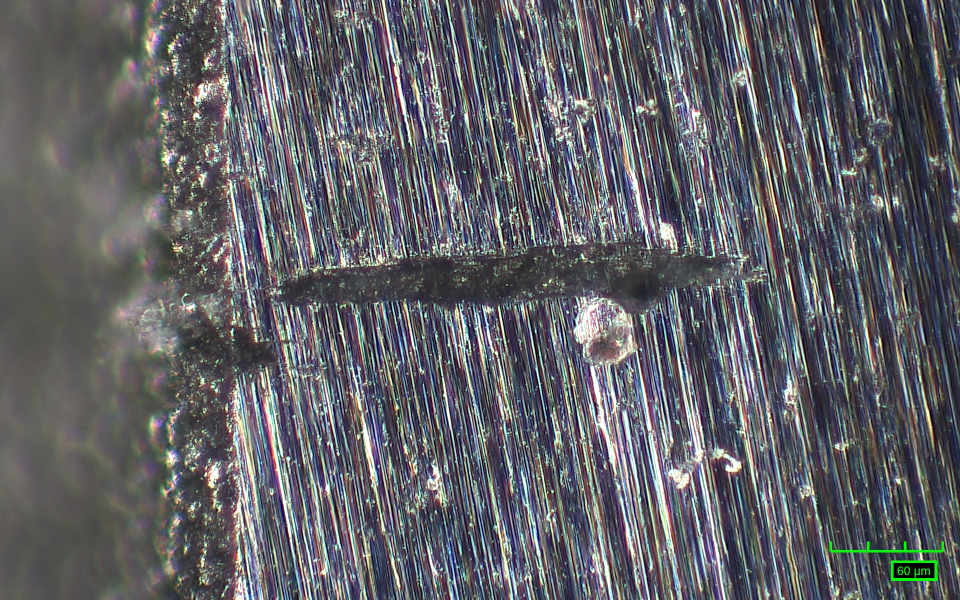
#> input picture backend/data/raw/CR3-1_1-side_pit_DF001.jpg, 1920 x 1200 px (shown at 1/2 size)
$ python -i stage1_scale_bar.py   (imports and definitions only)
#> lines starting #> are read from the running program, lines starting #| are printed output that depends on the picture; after the words box and inside, x2 and y2 are one past the last pixel; in counts of white or black regions, pixels touching at a corner belong together
"""
Stage 1: Scale Bar Detection

Detects the green scale bar in the bottom-right corner of each microscopy
image and returns the pixel-to-micron conversion factor.

The scale bar is a bright-green comb/ruler shape with a numeric µm label
(e.g. "150 µm") printed in the same green colour beside it.

Strategy
--------
1. Crop to the bottom-right 30 % × 20 % of the image where the bar lives.
2. HSV-threshold for the specific green used by the microscope software.
3. Use morphological closing with a wide horizontal kernel to merge the
   individual comb ticks into a single solid blob.
4. Pick the most horizontally elongated blob as the bar; measure its width
   in pixels.
5. Read the µm label via pytesseract OCR (with preprocessing), falling back
   to a manual override if OCR is unavailable.
6. Return scale_um_per_px = um_value / bar_px_width.

Dependencies
------------
- opencv-python, numpy  (always required)
- pytesseract + tesseract system binary  (required for OCR)
  Install: pip install pytesseract
           brew install tesseract   # macOS
"""

import re

import cv2
import numpy as np


# ---------------------------------------------------------------------------
# Tuneable constants
# ---------------------------------------------------------------------------

# Fraction of image dimensions that define the bottom-right search region.
# Bottom 15 % × right 32 % — keeps specimen illumination (even bright-green
# darkfield) outside the search window regardless of image type.
ROI_Y_FRACTION = 0.85   # start looking from 85 % down the image
ROI_X_FRACTION = 0.68   # start looking from 68 % across the image

# HSV bounds for the microscope scale-bar green.
# The bar is a vivid lime-green; we keep saturation and value floors high to
# avoid matching the golden specimen surface.
HSV_LOWER_GREEN = np.array([35,  80,  80], dtype=np.uint8)
HSV_UPPER_GREEN = np.array([90, 255, 255], dtype=np.uint8)

# Minimum contour area (px²) — filters single-pixel noise.
MIN_BLOB_AREA = 15

# Horizontal closing kernel width: wide enough to bridge the gaps between
# comb ticks (which can be ~5–15 px apart) without merging text blobs.
H_CLOSE_KERNEL_W = 20
H_CLOSE_KERNEL_H = 3

# Factor by which the ROI is upscaled before OCR (larger = better accuracy).
OCR_UPSCALE = 4


# ---------------------------------------------------------------------------
# Public exceptions
# ---------------------------------------------------------------------------

class ScaleBarNotFoundError(RuntimeError):
    """Raised when no green scale-bar blob can be located in the image."""


# ---------------------------------------------------------------------------
# Internal helpers
# ---------------------------------------------------------------------------

def _load_image(image_input):
    """Return a BGR uint8 ndarray from a file path or an existing array."""
    if isinstance(image_input, str):
        image = cv2.imread(image_input)
        if image is None:
            raise FileNotFoundError(f"Cannot load image: {image_input}")
        return image
    return image_input.copy()


def _isolate_green(bgr_roi):
    """Return a binary mask of green pixels in a BGR region."""
    hsv = cv2.cvtColor(bgr_roi, cv2.COLOR_BGR2HSV)
    raw_mask = cv2.inRange(hsv, HSV_LOWER_GREEN, HSV_UPPER_GREEN)

    # Horizontal closing to merge comb ticks into one solid bar blob.
    h_kernel = cv2.getStructuringElement(
        cv2.MORPH_RECT, (H_CLOSE_KERNEL_W, H_CLOSE_KERNEL_H)
    )
    merged_mask = cv2.morphologyEx(raw_mask, cv2.MORPH_CLOSE, h_kernel)
    return merged_mask, raw_mask


def _find_bar_contour(merged_mask, verbose=False):
    """
    Return the contour that best represents the horizontal scale bar.

    Selection criterion: largest width-to-height ratio among blobs with
    area >= MIN_BLOB_AREA.  The bar is wide and short; text characters are
    taller relative to their width.

    When verbose=True, prints every candidate blob with its bbox, area, and
    aspect ratio so callers can diagnose false-positive selections.
    """
    contours, _ = cv2.findContours(
        merged_mask, cv2.RETR_EXTERNAL, cv2.CHAIN_APPROX_SIMPLE
    )
    if not contours:
        return None

    best_contour = None
    best_ratio = -1.0
    candidates = []
    for contour in contours:
        area = cv2.contourArea(contour)
        if area < MIN_BLOB_AREA:
            continue
        bx, by, bw, bh = cv2.boundingRect(contour)
        ratio = bw / max(bh, 1)
        candidates.append((ratio, area, bx, by, bw, bh, contour))
        if ratio > best_ratio:
            best_ratio = ratio
            best_contour = contour

    if verbose:
        print(f"  [Stage 1 debug] blobs found    : {len(candidates)}")
        for i, (ratio, area, bx, by, bw, bh, _) in enumerate(
            sorted(candidates, key=lambda c: -c[0])
        ):
            marker = " ← SELECTED" if (best_contour is not None
                                        and ratio == best_ratio) else ""
            print(f"    blob #{i+1}: bbox=({bx},{by},{bw},{bh})"
                  f"  area={area:.0f}  ratio={ratio:.1f}{marker}")

    return best_contour


def _read_um_value_ocr(bgr_roi):
    """
    Run pytesseract on the ROI and return the first integer found.

    Pre-processing steps:
    1. Build the green HSV mask (same threshold as bar detection) — this
       already cleanly isolates both the scale bar ticks AND the text label
       against a black background, without any specimen noise.
    2. Find the bounding box of all green pixels.
    3. Crop to the lower 45 % of that box — where the "150 µm" label lives
       (the comb ticks occupy the upper portion).
    4. Upscale to a minimum height of 80 px for sub-pixel character detail.
    5. Dilate slightly to thicken thin strokes.
    6. Run Tesseract in single-block mode; parse the first integer >= 10.

    Returns the µm value as a float, or None if OCR fails / is unavailable.
    """
    try:
        import pytesseract
    except ImportError:
        return None

    # --- Build the clean green binary mask --------------------------------
    hsv = cv2.cvtColor(bgr_roi, cv2.COLOR_BGR2HSV)
    green_mask = cv2.inRange(hsv, HSV_LOWER_GREEN, HSV_UPPER_GREEN)

    green_ys, green_xs = np.where(green_mask > 0)
    if len(green_xs) == 0:
        return None

    gx_min, gx_max = int(green_xs.min()), int(green_xs.max())
    gy_min, gy_max = int(green_ys.min()), int(green_ys.max())
    green_h = gy_max - gy_min

    # --- Crop to the label region (lower 45 % of the green bounding box) --
    # The scale bar ticks are in the upper ~55 %; the text box is below them.
    label_y_start = gy_min + int(green_h * 0.55)
    label_crop = green_mask[label_y_start : gy_max + 2,
                            gx_min        : gx_max + 2]

    if label_crop.size == 0 or np.count_nonzero(label_crop) == 0:
        return None

    # --- Upscale so the shortest dimension is at least 40 px ---------------
    # (the label box is typically ~35–40 px tall; 2× is sufficient for PSM 7)
    crop_h, crop_w = label_crop.shape[:2]
    min_height = 40
    scale_up = max(2, min_height // max(crop_h, 1))
    label_large = cv2.resize(
        label_crop, None,
        fx=scale_up, fy=scale_up,
        interpolation=cv2.INTER_NEAREST
    )

    # --- Dilate slightly to thicken thin strokes ---------------------------
    dil_kernel = cv2.getStructuringElement(cv2.MORPH_RECT, (2, 2))
    label_large = cv2.dilate(label_large, dil_kernel, iterations=1)

    # --- OCR — PSM 7: treat image as a single text line --------------------
    ocr_config = "--psm 7 -c tessedit_char_whitelist=0123456789µuUmM ."
    raw_text = pytesseract.image_to_string(label_large, config=ocr_config)

    numbers = re.findall(r'\d+', raw_text)
    if numbers:
        candidates = [int(n) for n in numbers if int(n) >= 10]
        if candidates:
            return float(max(candidates))

    return None


# ---------------------------------------------------------------------------
# Public API
# ---------------------------------------------------------------------------

def detect_scale_bar(image_input, um_value_override=None, verbose=False):
    """
    Detect the green scale bar and compute the scale factor.

    Parameters
    ----------
    image_input : str or numpy.ndarray
        Path to the image file or a BGR numpy array.
    um_value_override : float or None
        If pytesseract is not installed, pass the known µm value here
        (e.g. ``um_value_override=150.0``).
    verbose : bool
        When True, print bar width, OCR value, scale factor, and bounding
        box coordinates to stdout for debugging.

    Returns
    -------
    scale_um_per_px : float
        Micrometers per pixel derived from the scale bar.
    um_value : float
        The µm label read from the scale bar (via OCR or override).
        Divide scale_um_per_px into this to recover the bar pixel width.
    debug_vis : numpy.ndarray
        BGR image with the detected bar highlighted in red, the measured
        pixel width, and the computed scale factor.

    Raises
    ------
    RuntimeError
        If the scale bar cannot be found or the µm value cannot be read.
    """
    image = _load_image(image_input)
    img_h, img_w = image.shape[:2]

    # --- 1. Crop to bottom-right search region ----------------------------
    roi_y0 = int(img_h * ROI_Y_FRACTION)
    roi_x0 = int(img_w * ROI_X_FRACTION)
    roi_bgr = image[roi_y0:, roi_x0:]

    if roi_bgr.size == 0:
        raise RuntimeError("ROI crop produced an empty array — check image dimensions.")

    # --- 2. Green masking and blob detection -------------------------------
    merged_mask, raw_mask = _isolate_green(roi_bgr)

    if verbose:
        green_px = int(np.count_nonzero(raw_mask))
        print(f"  [Stage 1 debug] green pixels   : {green_px} in search ROI")

    bar_contour = _find_bar_contour(merged_mask, verbose=verbose)
    if bar_contour is None:
        raise ScaleBarNotFoundError(
            "No green blobs found in the bottom-right region. "
            "Check HSV_LOWER_GREEN / HSV_UPPER_GREEN constants."
        )

    bar_x, bar_y, bar_w, bar_h = cv2.boundingRect(bar_contour)

    # bar_w is the pixel span of the scale bar — this is our denominator.
    bar_px_width = bar_w

    # --- 3. Read µm value -------------------------------------------------
    um_value = um_value_override
    if um_value is None:
        um_value = _read_um_value_ocr(roi_bgr)

    if um_value is None:
        raise RuntimeError(
            "Could not read the µm value from the scale bar label.\n"
            "Options:\n"
            "  1. Install pytesseract:  pip install pytesseract\n"
            "                           brew install tesseract\n"
            "  2. Pass the value directly: detect_scale_bar(img, um_value_override=150.0)"
        )

    # --- 4. Compute scale factor ------------------------------------------
    scale_um_per_px = um_value / bar_px_width

    # Absolute coordinates of the bar in the full image.
    abs_x0 = roi_x0 + bar_x
    abs_y0 = roi_y0 + bar_y
    abs_x1 = abs_x0 + bar_w
    abs_y1 = abs_y0 + bar_h

    if verbose:
        source = "input image" if isinstance(image_input, str) else "numpy array"
        print(f"  [Stage 1 debug] input          : {source}")
        print(f"  [Stage 1 debug] image size     : {img_w} x {img_h} px")
        print(f"  [Stage 1 debug] search region  : x=[{roi_x0}:{img_w}]  y=[{roi_y0}:{img_h}]")
        print(f"  [Stage 1 debug] bar bbox (full): x0={abs_x0}  y0={abs_y0}  x1={abs_x1}  y1={abs_y1}")
        print(f"  [Stage 1 debug] bar width      : {bar_px_width} px")
        print(f"  [Stage 1 debug] bar height     : {bar_h} px")
        print(f"  [Stage 1 debug] OCR µm value   : {um_value:.0f} µm  "
              f"({'override' if um_value_override is not None else 'OCR'})")
        print(f"  [Stage 1 debug] scale factor   : {um_value:.0f} / {bar_px_width} = "
              f"{scale_um_per_px:.4f} µm/px")

    # --- 5. Debug visualisation -------------------------------------------
    debug_vis = image.copy()

    # Red rectangle around the detected bar.
    cv2.rectangle(debug_vis, (abs_x0, abs_y0), (abs_x1, abs_y1),
                  (0, 0, 255), 2)

    # Horizontal double-headed arrow showing measured pixel span.
    arrow_y = abs_y1 + 8
    cv2.arrowedLine(debug_vis, (abs_x0, arrow_y), (abs_x1, arrow_y),
                    (0, 0, 255), 1, tipLength=0.1)
    cv2.arrowedLine(debug_vis, (abs_x1, arrow_y), (abs_x0, arrow_y),
                    (0, 0, 255), 1, tipLength=0.1)

    # Annotation text.
    label = f"{um_value:.0f}um / {bar_px_width}px = {scale_um_per_px:.4f}um/px"
    text_x = max(abs_x0 - 10, 5)
    text_y = max(abs_y0 - 8, 15)
    cv2.putText(debug_vis, label, (text_x, text_y),
                cv2.FONT_HERSHEY_SIMPLEX, 0.45, (0, 0, 255), 1, cv2.LINE_AA)

    # Also outline the full bottom-right search region in yellow.
    cv2.rectangle(debug_vis, (roi_x0, roi_y0), (img_w - 1, img_h - 1),
                  (0, 220, 220), 1)

    return scale_um_per_px, float(um_value), debug_vis

>>> import cv2
>>> picture = cv2.imread('../data/raw/CR3-1_1-side_pit_DF001.jpg')
#> picture is the input picture: shape (1200, 1920, 3); mean B, G, R 102.5, 97.1, 96.6
>>> result = detect_scale_bar(picture)
#> in detect_scale_bar, `roi_bgr = image[roi_y0:, roi_x0:]`:
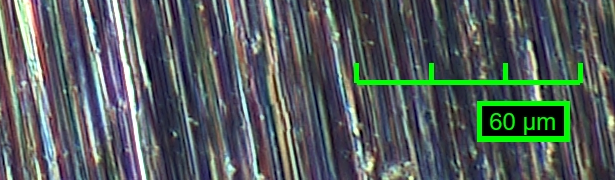
#> roi_bgr: shape (180, 615, 3); mean B, G, R 94.2, 93.7, 85.3
#> in _isolate_green, `raw_mask = cv2.inRange(hsv, HSV_LOWER_GREEN, HSV_UPPER_GREEN)`:
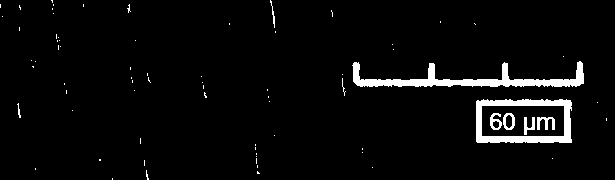
#> raw_mask: shape (180, 615); 4% white; 74 white regions (65 under 20 px), largest, box (x1, y1, x2, y2) and area: (352, 61, 584, 87) 2016, (476, 99, 572, 143) 1614, (537, 117, 555, 130) 134
#> in _isolate_green, `merged_mask = cv2.morphologyEx(raw_mask, cv2.MORPH_CLOSE, h_kernel)`:
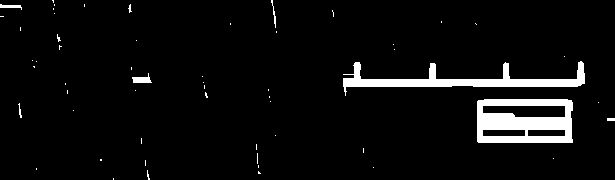
#> merged_mask: shape (180, 615); 5.2% white; 56 white regions (49 under 20 px)
#> in _find_bar_contour, `contours, _ = cv2.findContours( merged_mask, cv2.RETR_EXTERNAL, cv2.CH..`: contours = 56 contours, 52 with area under 20; largest, box (x1, y1, x2, y2) and area: (477, 99, 573, 143) 4036, (343, 61, 585, 96) 2049, (132, 73, 152, 83) 86, (0, 4, 22, 10) 42
#> the loop in _find_bar_contour, `for contour in contours:` made 56 passes
#> (area, bx, by, bw, bh, ratio, best_ratio) on passes 20, 33: (4036, 477, 99, 96, 44, 2.18, 2.18), (2049, 343, 61, 242, 35, 6.91, 6.91)
#> after the loop in _find_bar_contour, `for contour in contours:`: best_contour = contour of 71 points, box (x1, y1, x2, y2) (343, 61, 585, 96), area 2049; best_ratio = 6.91; candidates = 4 items
#> in detect_scale_bar, `bar_contour = _find_bar_contour(merged_mask, verbose=verbose)`: bar_contour has the same summary as best_contour in _find_bar_contour
#> in detect_scale_bar, `bar_x, bar_y, bar_w, bar_h = cv2.boundingRect(bar_contour)`: bar_x = 343; bar_y = 61; bar_w = 242; bar_h = 35
#> in detect_scale_bar, `bar_px_width = bar_w`: bar_px_width = 242
#> in _read_um_value_ocr, `green_ys, green_xs = np.where(green_mask > 0)`: green_ys = 4373 values from 0 to 179; green_xs = 4373 values, max 606 at index 3094, min 0 at index 10, mean 476.2
#> in _read_um_value_ocr, `gx_min, gx_max = int(green_xs.min()), int(green_xs.max())`: gx_min = 0; gx_max = 606
#> in _read_um_value_ocr, `gy_min, gy_max = int(green_ys.min()), int(green_ys.max())`: gy_min = 0; gy_max = 179
#> in _read_um_value_ocr, `label_y_start = gy_min + int(green_h * 0.55)`: label_y_start = 98
#> in _read_um_value_ocr, `label_crop = green_mask[label_y_start : gy_max + 2, gx_min        : gx..`:
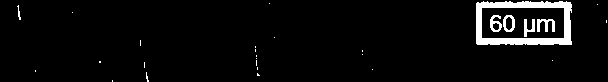
#> label_crop: shape (82, 608); 4.3% white; 28 white regions (22 under 20 px), largest, box (x1, y1, x2, y2) and area: (476, 1, 572, 45) 1614, (537, 19, 555, 32) 134, (490, 15, 502, 32) 111, (503, 15, 515, 32) 109, (524, 19, 535, 37) 105, (17, 5, 21, 20) 25
#> in _read_um_value_ocr, `label_large = cv2.resize( label_crop, None, fx=scale_up, fy=scale_up, ..`:
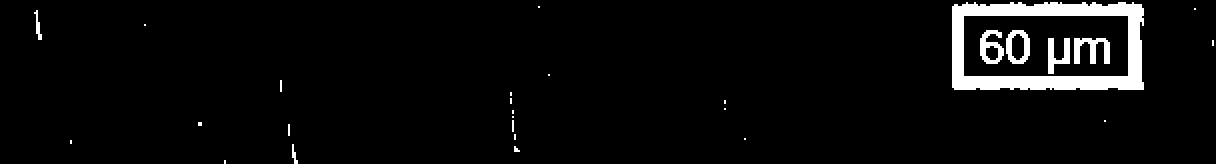
#> label_large: shape (164, 1216); 4.3% white; 28 white regions (17 under 20 px), largest, box (x1, y1, x2, y2) and area: (952, 2, 1144, 90) 6456, (1074, 38, 1110, 64) 536, (980, 30, 1004, 64) 444
#> in _read_um_value_ocr, `label_large = cv2.dilate(label_large, dil_kernel, iterations=1)`:
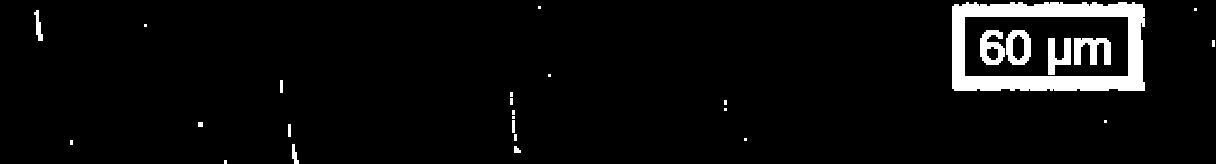
#> label_large: shape (164, 1216); 4.9% white; 28 white regions (13 under 20 px), largest, box (x1, y1, x2, y2) and area: (952, 2, 1145, 91) 7018, (1074, 38, 1111, 65) 647, (980, 30, 1005, 65) 548
#> (the run stopped early here; a loop or call above may not have finished)

$ run again, on backend/data/raw/CR3-7_c-side_BF003.jpg
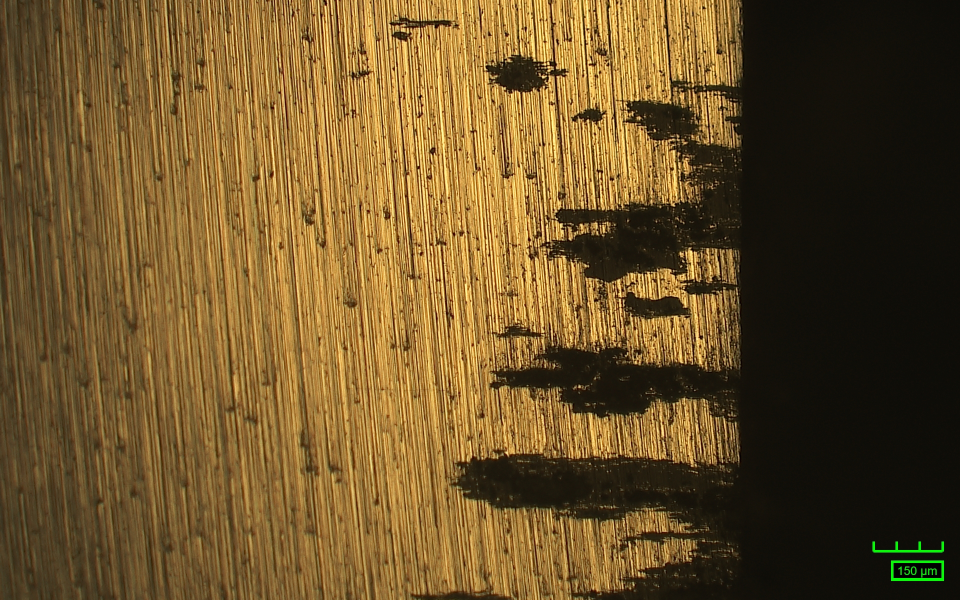
#> input picture backend/data/raw/CR3-7_c-side_BF003.jpg, 1920 x 1200 px (shown at 1/2 size)
#> picture is the input picture: shape (1200, 1920, 3); mean B, G, R 41.8, 83.5, 109
#> hsv: shape (180, 615, 3); mean H, S, V 24.4, 130.2, 33
#> in _isolate_green, `raw_mask = cv2.inRange(hsv, HSV_LOWER_GREEN, HSV_UPPER_GREEN)`:
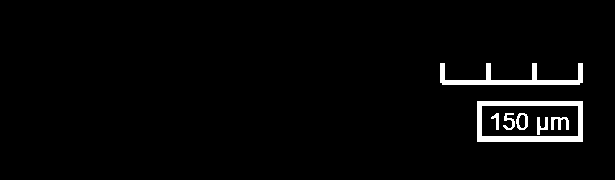
#> raw_mask: shape (180, 615); 2.7% white; 7 white regions, largest, box (x1, y1, x2, y2) and area: (477, 101, 583, 142) 1466, (440, 63, 583, 85) 1045, (551, 117, 569, 130) 133
#> merged_mask: shape (180, 615); 3.6% white; 2 white regions
#> contours = 2 contours; box (x1, y1, x2, y2) and area: (478, 101, 584, 142) 4200, (441, 63, 584, 85) 834
#> the loop in _find_bar_contour, `for contour in contours:` made 2 passes
#> (area, bx, by, bw, bh, ratio, best_ratio, best_contour) on pass 1: (4200, 478, 101, 106, 41, 2.59, 2.59, [[478, 101], [478, 141], [583, 141], [583, 101]])
#> after the loop in _find_bar_contour, `for contour in contours:`: best_contour = contour of 28 points, box (x1, y1, x2, y2) (441, 63, 584, 85), area 834; best_ratio = 6.5; candidates = 2 items
#> bar_contour has the same summary as best_contour in _find_bar_contour
#> bar_x = 441; bar_y = 63; bar_w = 143; bar_h = 22
#> bar_px_width = 143
#> green_ys = 3018 values from 63 to 141; green_xs = 3018 values, max 582 at index 19, min 440 at index 0, mean 523.1
#> gx_min = 440; gx_max = 582
#> gy_min = 63; gy_max = 141
#> green_h = 78
#> label_y_start = 105
#> label_crop: shape (38, 144); 28.3% white; 6 white regions, box (x1, y1, x2, y2) and area: (37, 0, 143, 37) 1042, (111, 12, 129, 25) 133, (76, 8, 88, 25) 106, (97, 12, 108, 30) 106, (63, 8, 75, 25) 96, (51, 8, 59, 25) 66
#> in _read_um_value_ocr, `label_large = cv2.dilate(label_large, dil_kernel, iterations=1)`:
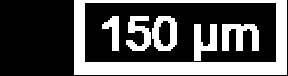
#> label_large: shape (76, 288); 32.8% white; 6 white regions, box (x1, y1, x2, y2) and area: (74, 0, 287, 75) 4706, (222, 24, 259, 51) 641, (152, 16, 177, 51) 520, (194, 24, 217, 61) 505, (126, 16, 151, 51) 481, (102, 16, 119, 51) 317
